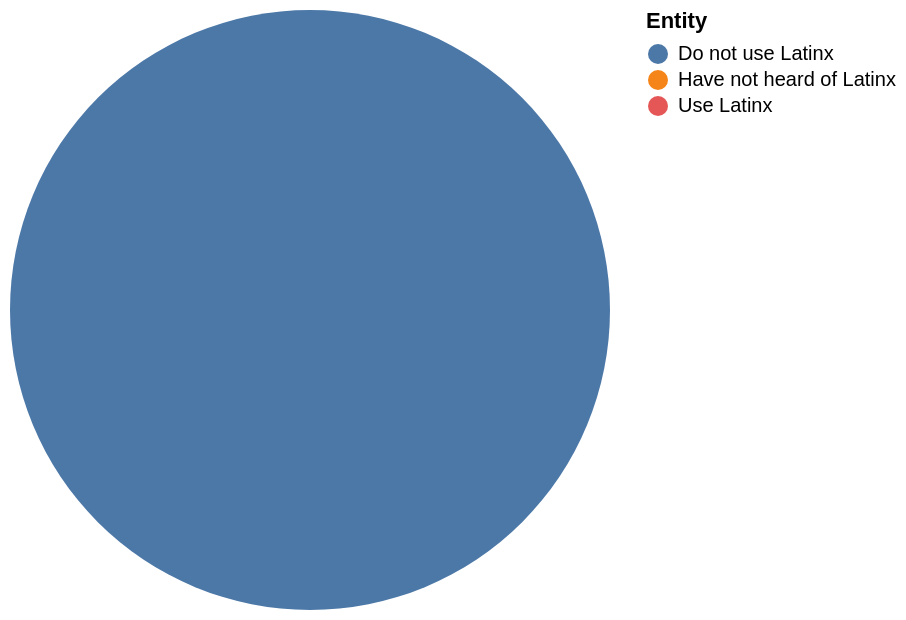

Describe this chart as a Vega-Lite specification.
### Vega-Lite specification from a JSON file in a GitHub repository (floating-point values rounded to 4 significant figures)
{"$schema": "https://vega.github.io/schema/vega-lite/v5.json", "description": "Pie chart auto-generated from CSV", "data": {"values": [{"Entity": "Have not heard of Latinx", "Value": "76.0"}, {"Entity": "Do not use Latinx", "Value": "20.0"}, {"Entity": "Have heard of Latinx", "Value": "nan"}, {"Entity": "Use Latinx", "Value": "3.0"}]}, "mark": "arc", "encoding": {"theta": {"field": "Value", "type": "quantitative"}, "color": {"field": "Entity", "type": "nominal"}}}
